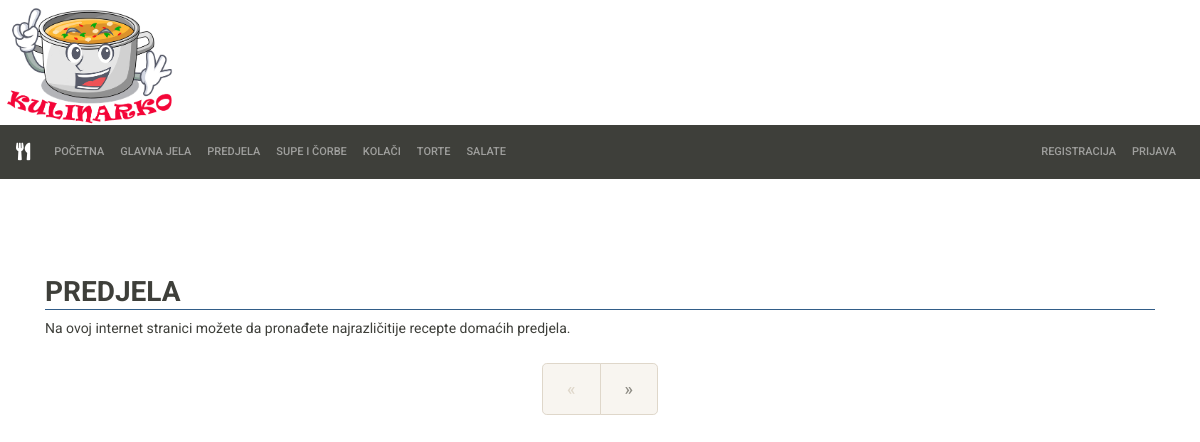
The app's page /predjela.php, older data.
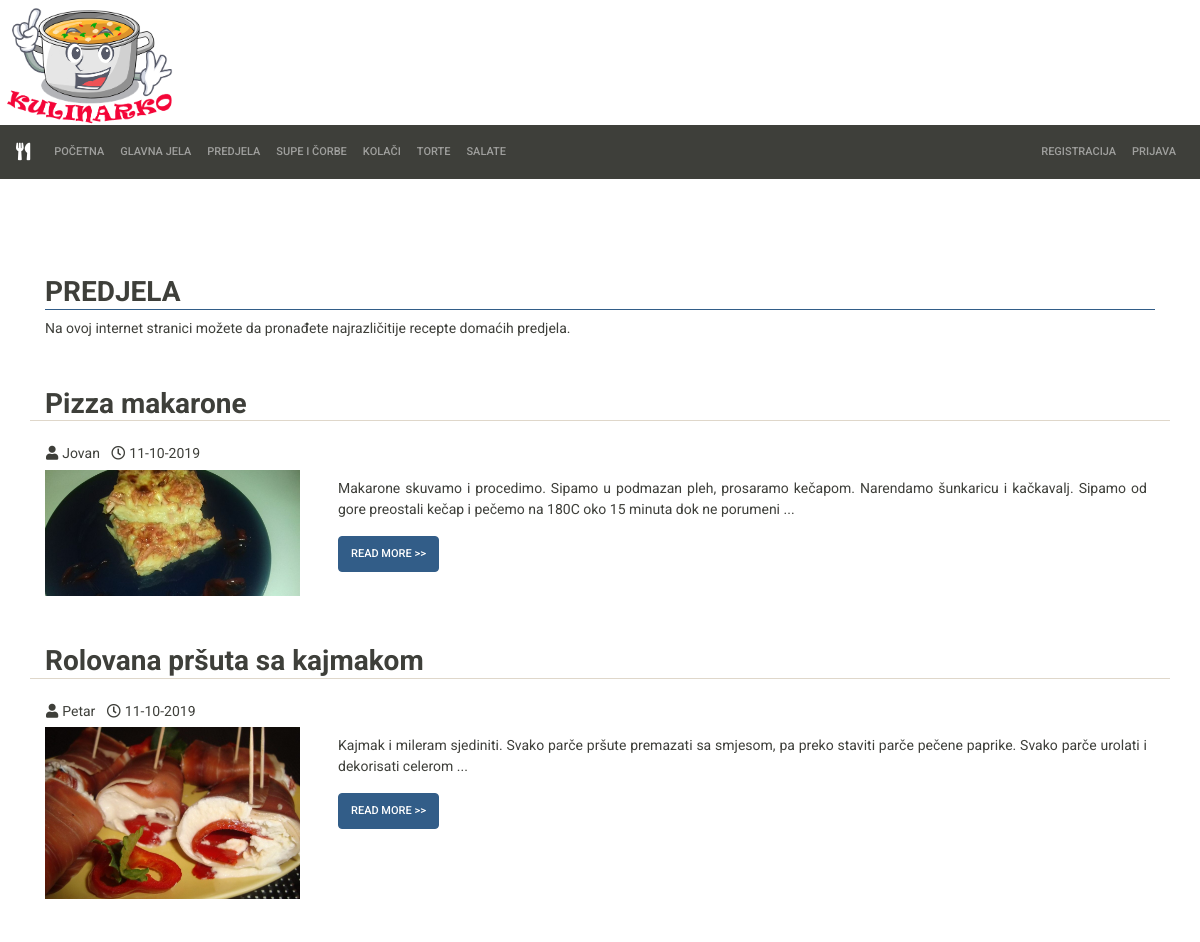
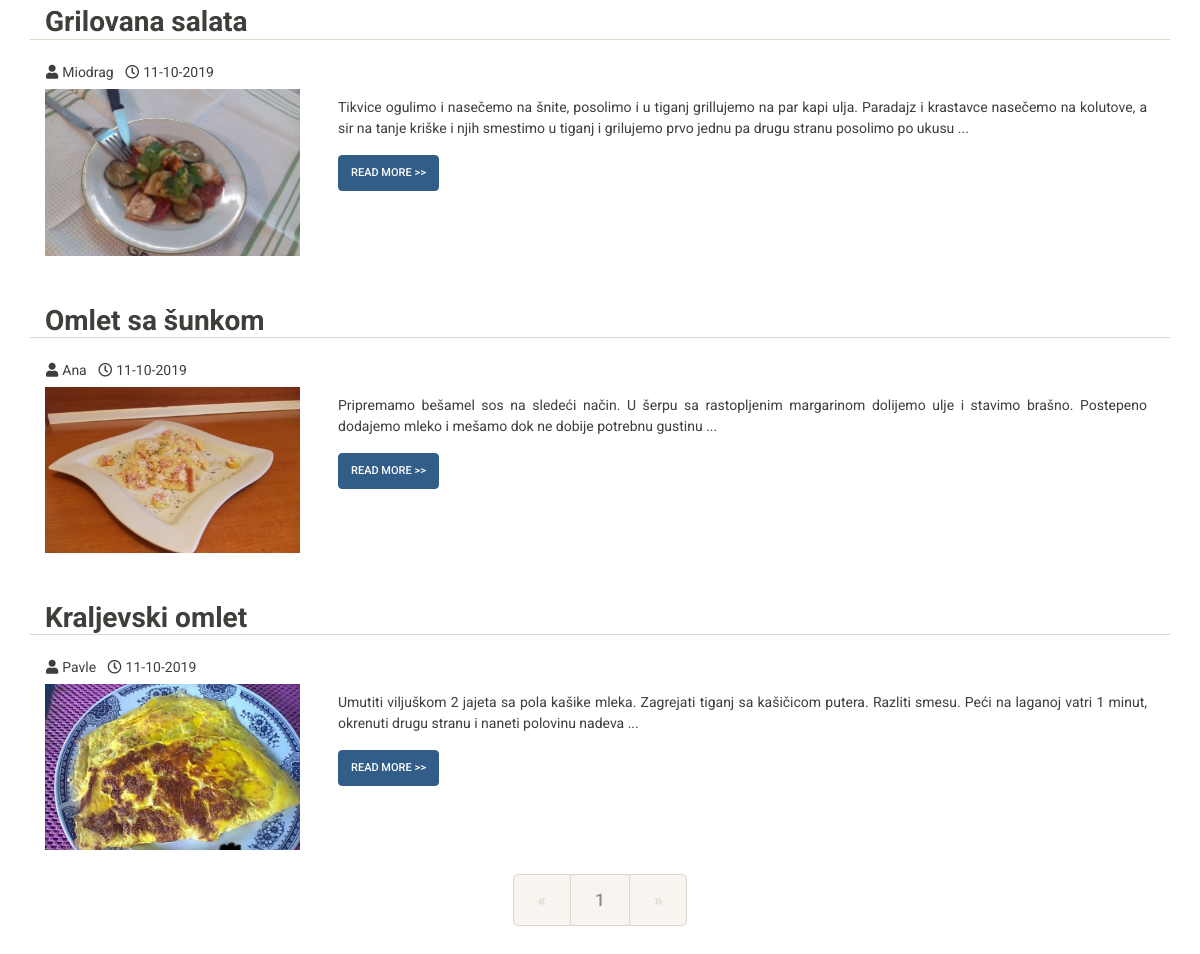
The same page, newer data (2 pictures, top to bottom).
### tables this page shows
CREATE TABLE IF NOT EXISTS `recepti` (
  `recept_id` int(11) NOT NULL AUTO_INCREMENT,
  `naziv_recepta` varchar(40) NOT NULL,
  `sastojci` varchar(512) NOT NULL,
  `slika_jela` varchar(256) DEFAULT NULL,
  `sadrzaj_recepta` text NOT NULL,
  `kategorija_jela` int(11) NOT NULL,
  `datum_unosa` timestamp NOT NULL DEFAULT CURRENT_TIMESTAMP ON UPDATE CURRENT_TIMESTAMP,
  `vreme_pripreme` varchar(20) NOT NULL,
  `autor_recepta` varchar(25) NOT NULL,
  PRIMARY KEY (`recept_id`),
  KEY `recept_korisnika` (`autor_recepta`),
  KEY `kategorija_recepta` (`kategorija_jela`)
);

CREATE TABLE IF NOT EXISTS `korisnici` (
  `korisnicko_ime` varchar(20) NOT NULL COMMENT 'korisnicko ime mora biti jedinstveno',
  `lozinka` varchar(64) NOT NULL,
  `ime` varchar(25) NOT NULL,
  `prezime` varchar(25) NOT NULL,
  `el_adresa` varchar(128) NOT NULL,
  `datum_rodjenja` date DEFAULT NULL,
  `adresa_stanovanja` varchar(128) DEFAULT NULL,
  `drzava_stanovanja` varchar(128) DEFAULT NULL,
  `pol` varchar(1) DEFAULT NULL,
  `telefon` varchar(20) DEFAULT NULL,
  `mobilni_telefon` varchar(20) DEFAULT NULL,
  `administrator` tinyint(1) DEFAULT NULL,
  PRIMARY KEY (`korisnicko_ime`)
);

### predjela.php (the view, shortened to what the changed rows need)
<!DOCTYPE html>
<html lang="en">
<head>
    <link rel="stylesheet" type="text/css" href="./bootstrap/bootstrap.css">
    <link rel="stylesheet" href="./fontawesome/css/all.css">
    <link rel="stylesheet" type="text/css" href="./css/nasiStilovi.css">
</head>
<body>
    <div class="container mt-5 pt-5">
        <h2 class="border-bottom border-primary"> <strong> PREDJELA </strong> </h2>
        <?php
            $servername = "localhost";
            $username = "root";
            $password = "";
            $dbname = "kulinarko";
            $datatable = "recepti";
            $datatable_kor = "korisnici";
            $results_per_page = 10;
            $mysqli = new mysqli($servername, $username, $password, $dbname);
            if ( $mysqli->connect_error ) {
                echo "Error: ".$mysqli->connect_error;
            } else {
                $mysqli->set_charset("utf8");
                if (isset($_GET["page"])) {
                    $page = $_GET["page"];
                } else {
                    $page = 1;
                };
                $start_from = ($page-1) * $results_per_page;
                $query = "SELECT * FROM ".$datatable." WHERE KATEGORIJA_JELA = 1 ORDER BY DATUM_UNOSA ASC LIMIT $start_from, ".$results_per_page;
                $result = $mysqli->query($query);
                if ( $result == FALSE ) {
                    echo "Error: ".$mysqli->error($connection);
                } else {
                    while( $row = $result->fetch_assoc() ) {
                        $timestamp = strtotime($row["datum_unosa"]);
                        $date = date('d-m-Y', $timestamp);
                        $query_imeAutora = "SELECT * FROM ".$datatable_kor." WHERE korisnicko_ime = '".$row["autor_recepta"]."'";
                        $result_imeAutora = $mysqli->query($query_imeAutora);
                        if ( $result_imeAutora == FALSE ) {
                            $imeAutora = $row["autor_recepta"];
                        } else {
                            $row_users = $result_imeAutora->fetch_assoc();
                            $imeAutora = $row_users["ime"];
                        }
                        $sadrzajRecepta = $row["sadrzaj_recepta"];
                        $pozPoslednjeCeleReci = strpos($sadrzajRecepta, '.', 150);
                        $skraceniSadrzaj = substr($sadrzajRecepta, 0, $pozPoslednjeCeleReci);
                        $skraceniSadrzaj = $skraceniSadrzaj." ...";
                        echo "<div class='mt-5'>";
                        echo "<div class='row'>";
                        echo "<h2 class='col-12 border-bottom'> <strong>".$row["naziv_recepta"]."</strong> </h2>";
                        echo "</div>";
                        echo "<div class='row'>";
                        echo "<p class='col-12 text-capitalize'> <h6> <i class='fas fa-user ml-3 mr-1'></i>".$imeAutora." <i class='far fa-clock ml-2 mr-1'></i>".$date."</h6> </p>";
                        echo "</div>";
                        echo "<div class='row'>";
                        echo "<img src='".$row["slika_jela"]."' alt='Ime slike' class='col-9 col-md-3 rounded float-left'>";
                        echo "<p clas='col-9'>";
                        echo "<div class='d-flex flex-column mb-3 col-9'>";
                        echo "<div class='p-2 text-justify'>".$skraceniSadrzaj."</div>";
                        echo "<div class='p-2'>";
                        echo "<form method='POST' action='receptDetaljno.php'>";
                        echo "<button type='submit' class='btn btn-primary float-left'> Read More >> </button>";
                        echo "</form>";
                        echo "</div>";
                        echo "</div>";
                        echo "</p>";
                        echo "</div>";
                        echo "</div>";
                    }
                    $sql = "SELECT COUNT(*) AS total FROM ".$datatable." WHERE KATEGORIJA_JELA = 1";
                    $rs_result = $mysqli->query($sql);
                    $row = $rs_result->fetch_assoc();
                    $total_pages = ceil($row["total"] / $results_per_page);
                    echo "<div class='row my-4'>";
                    echo "<ul class='pagination pagination-lg mx-auto'>";
                    for ( $i = 1; $i <= $total_pages; $i++ ) {
                        echo "<li class='page-item'>";
                        echo "<a href='predjela.php?page=".$i."'";
                        if ( $i == $page ) {
                            echo " class='page-link curPage active'";
                        } else {
                            echo " class='page-link'";
                        }
                        echo ">".$i."</a> ";
                        echo "</li>";
                    }
                    if ( $page == $total_pages ) {
                        echo "<li class='page-item disabled'>";
                        echo "<a class='page-link' href='#'>&raquo;</a>";
                        echo "</li>";
                    } else {
                        $sledecaStrana = $page + 1;
                        echo "<li class='page-item'>";
                        echo "<a class='page-link' href='predjela.php?page=".$sledecaStrana."'>&raquo;</a>";
                        echo "</li>";
                    }
                }
            }
        ?>
    </div>
</body>
</html>

Row changes from the older to the newer data that the page shows:
added recepti: naziv_recepta "Pizza makarone", autor_recepta.ime "Jovan", datum_unosa "11-10-2019", slika_jela (picture), skraceniSadrzaj "Makarone skuvamo i procedimo. Sipamo u podmazan pleh, prosaramo kečapom. Narendamo šunkaricu i kačkavalj. Sipamo od gore preostali kečap i pečemo na 180C oko 15 minuta dok ne porumeni ..."
added recepti: naziv_recepta "Rolovana pršuta sa kajmakom", autor_recepta.ime "Petar", datum_unosa "11-10-2019", slika_jela (picture), skraceniSadrzaj "Kajmak i mileram sjediniti. Svako parče pršute premazati sa smjesom, pa preko staviti parče pečene paprike. Svako parče urolati i dekorisati celerom ..."
added recepti: naziv_recepta "Grilovana salata", autor_recepta.ime "Miodrag", datum_unosa "11-10-2019", slika_jela (picture), skraceniSadrzaj "Tikvice ogulimo i nasečemo na šnite, posolimo i u tiganj grillujemo na par kapi ulja. Paradajz i krastavce nasečemo na kolutove, a sir na tanje kriške i njih smestimo u tiganj i grilujemo prvo jednu pa drugu stranu posolimo po ukusu ..."
added recepti: naziv_recepta "Omlet sa šunkom", autor_recepta.ime "Ana", datum_unosa "11-10-2019", slika_jela (picture), skraceniSadrzaj "Pripremamo bešamel sos na sledeći način. U šerpu sa rastopljenim margarinom dolijemo ulje i stavimo brašno. Postepeno dodajemo mleko i mešamo dok ne dobije potrebnu gustinu ..."
added recepti: naziv_recepta "Kraljevski omlet", autor_recepta.ime "Pavle", datum_unosa "11-10-2019", slika_jela (picture), skraceniSadrzaj "Umutiti viljuškom 2 jajeta sa pola kašike mleka. Zagrejati tiganj sa kašičicom putera. Razliti smesu. Peći na laganoj vatri 1 minut, okrenuti drugu stranu i naneti polovinu nadeva ..."
Text that changed along with them:
new list line: "1"
